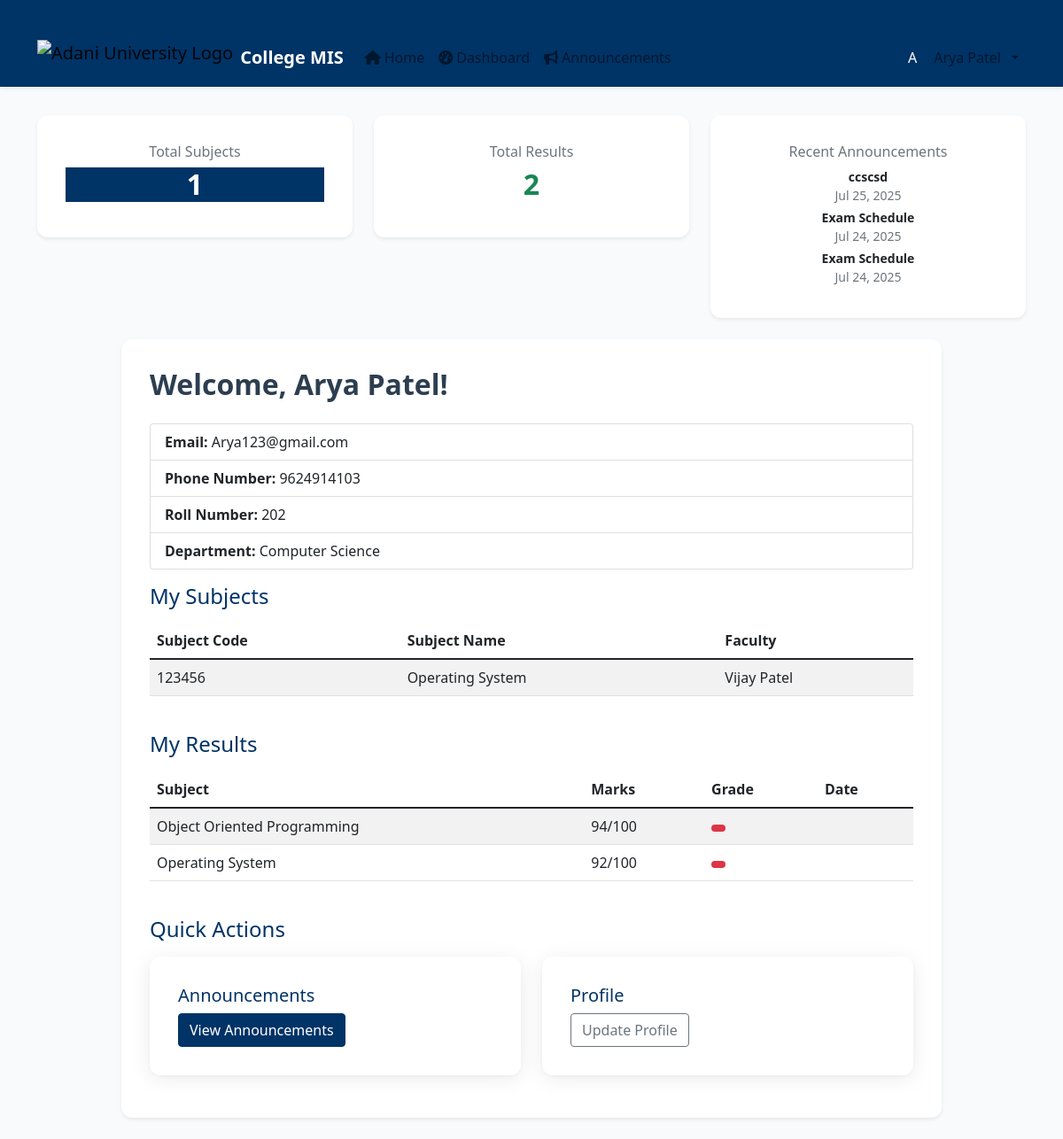
/students/dashboard/ (signed in), run on the app's committed database.
### core/models.py (models this page shows, shortened)
class User(AbstractUser):
    is_student = models.BooleanField(default=False)
    is_faculty = models.BooleanField(default=False)

class Announcement(models.Model):
    title = models.CharField(max_length=200)
    message = models.TextField()
    created_at = models.DateTimeField(auto_now_add=True)
    to_students = models.ManyToManyField(Student, blank=True)
    to_groups = models.CharField(max_length=100, blank=True)  # For group announcements
    created_by = models.ForeignKey(Faculty, on_delete=models.SET_NULL, null=True, blank=True)

class Student(models.Model):
    DEPARTMENT_CHOICES = [
        ('computer_science', 'Computer Science'),
        ('information_technology', 'Information Technology'),
        ('electronics', 'Electronics & Communication'),
        ('mechanical', 'Mechanical Engineering'),
        ('civil', 'Civil Engineering'),
        ('electrical', 'Electrical Engineering'),
        ('other', 'Other'),
    ]
    user = models.OneToOneField('core.User', on_delete=models.CASCADE)
    roll_number = models.CharField(max_length=20, unique=True)
    phone_number = models.CharField(max_length=20, blank=True)
    department = models.CharField(max_length=50, choices=DEPARTMENT_CHOICES, default='computer_science')
    subjects = models.ManyToManyField(Subject, blank=True)

class Subject(models.Model):
    name = models.CharField(max_length=100)
    code = models.CharField(max_length=20, unique=True, null=True, blank=True)
    faculty = models.ForeignKey(Faculty, on_delete=models.SET_NULL, null=True, blank=True)

class Faculty(models.Model):
    user = models.OneToOneField('core.User', on_delete=models.CASCADE)
    phone_number = models.CharField(max_length=20, blank=True)
    department = models.CharField(max_length=100, blank=True)

class Result(models.Model):
    student = models.ForeignKey(Student, on_delete=models.CASCADE)
    subject = models.ForeignKey(Subject, on_delete=models.CASCADE)
    marks = models.IntegerField()
    grade = models.CharField(max_length=2, blank=True)

### students/views.py (the view)
# urls.py: path('dashboard/', student_dashboard, name='student_dashboard'),
@login_required
def student_dashboard(request):
    try:
        if not hasattr(request.user, 'student') or not request.user.student:
            messages.error(request, 'You do not have a student profile. Please contact the administrator.')
            return redirect('home')
        student = request.user.student
        subjects = student.subjects.all()
        results = Result.objects.filter(student=student)
        total_subjects = subjects.count()
        total_results = results.count()
        recent_announcements = Announcement.objects.all().order_by('-created_at')[:3]
        return render(request, 'students/dashboard.html', {
            'student': student,
            'subjects': subjects,
            'results': results,
            'total_subjects': total_subjects,
            'total_results': total_results,
            'recent_announcements': recent_announcements,
        })
    except Exception as e:
        messages.error(request, f'Error loading dashboard: {str(e)}')
        return redirect('home')

### templates/students/dashboard.html (shortened to what this page needs)
{% extends 'base.html' %}
{% block content %}
<div class="row mb-4">
  <div class="col-md-4">
    <div class="card text-center shadow-sm border-0">
      <div class="card-body">
        <h6 class="text-muted">Total Subjects</h6>
        <h2 class="fw-bold text-primary">{{ total_subjects }}</h2>
      </div>
    </div>
  </div>
  <div class="col-md-4">
    <div class="card text-center shadow-sm border-0">
      <div class="card-body">
        <h6 class="text-muted">Total Results</h6>
        <h2 class="fw-bold text-success">{{ total_results }}</h2>
      </div>
    </div>
  </div>
  <div class="col-md-4">
    <div class="card text-center shadow-sm border-0">
      <div class="card-body">
        <h6 class="text-muted">Recent Announcements</h6>
        <ul class="list-unstyled mb-0">
          {% for ann in recent_announcements %}
            <li class="small mb-1">
              <strong>{{ ann.title }}</strong><br>
              <span class="text-muted">{{ ann.created_at|date:"M d, Y" }}</span>
            </li>
          {% empty %}
            <li class="text-muted">No announcements</li>
          {% endfor %}
        </ul>
      </div>
    </div>
  </div>
</div>
<div class="row justify-content-center">
  <div class="col-md-10">
    <div class="card shadow-sm mb-4">
      <div class="card-body">
        <h2 class="mb-4">Welcome, {{ student.user.first_name }}!</h2>
        <ul class="list-group mb-3">
          <li class="list-group-item"><strong>Email:</strong> {{ student.user.email }}</li>
          <li class="list-group-item"><strong>Phone Number:</strong> {{ student.phone_number }}</li>
          <li class="list-group-item"><strong>Roll Number:</strong> {{ student.roll_number }}</li>
          <li class="list-group-item"><strong>Department:</strong> {{ student.get_department_display }}</li>
        </ul>
        <h4 class="mb-3">My Subjects</h4>
        {% if subjects %}
          <div class="table-responsive mb-4">
            <table class="table table-striped">
              <thead>
                <tr>
                  <th>Subject Code</th>
                  <th>Subject Name</th>
                  <th>Faculty</th>
                </tr>
              </thead>
              <tbody>
                {% for subject in subjects %}
                  <tr>
                    <td>{{ subject.code }}</td>
                    <td>{{ subject.name }}</td>
                    <td>{{ subject.faculty.user.first_name }} {{ subject.faculty.user.last_name }}</td>
                  </tr>
                {% endfor %}
              </tbody>
            </table>
          </div>
        {% else %}
          <div class="alert alert-info">You are not assigned to any subjects yet.</div>
        {% endif %}
        <h4 class="mb-3">My Results</h4>
        {% if results %}
          <div class="table-responsive mb-4">
            <table class="table table-striped">
              <thead>
                <tr>
                  <th>Subject</th>
                  <th>Marks</th>
                  <th>Grade</th>
                  <th>Date</th>
                </tr>
              </thead>
              <tbody>
                {% for result in results %}
                  <tr>
                    <td>{{ result.subject.name }}</td>
                    <td>{{ result.marks }}/100</td>
                    <td>
                      <span class="badge {% if result.grade == 'A' %}bg-success{% elif result.grade == 'B' %}bg-primary{% elif result.grade == 'C' %}bg-warning{% else %}bg-danger{% endif %}">
                      </span>
                    </td>
                    <td>{{ result.created_at|date:"M d, Y" }}</td>
                  </tr>
                {% endfor %}
              </tbody>
            </table>
          </div>
        {% else %}
          <div class="alert alert-info">No results available yet.</div>
        {% endif %}
        <h4 class="mb-3">Quick Actions</h4>
        <div class="row">
          <div class="col-md-6">
            <div class="card mb-3">
              <div class="card-body">
                <h5 class="card-title">Announcements</h5>
                <a href="{% url 'announcement_list' %}" class="btn btn-primary">View Announcements</a>
              </div>
            </div>
          </div>
          <div class="col-md-6">
            <div class="card mb-3">
              <div class="card-body">
                <h5 class="card-title">Profile</h5>
                <a href="#" class="btn btn-outline-secondary">Update Profile</a>
              </div>
            </div>
          </div>
        </div>
      </div>
    </div>
  </div>
</div>
{% endblock %}

### templates/base.html (shortened to what this page needs)
{% load static %}
<!DOCTYPE html>
<html lang="en">
<head>
    <link href="https://cdn.jsdelivr.net/npm/bootstrap@5.1.3/dist/css/bootstrap.min.css" rel="stylesheet">
    <link rel="stylesheet" href="https://cdnjs.cloudflare.com/ajax/libs/font-awesome/6.0.0/css/all.min.css">
    <link rel="stylesheet" href="{% static 'css/styles.css' %}">
</head>
<body>
    <nav class="navbar navbar-expand-lg navbar-light bg-white shadow-sm py-2 sticky-top">
        <div class="container">
            <a class="navbar-brand d-flex align-items-center gap-2" href="{% url 'home' %}">
                <img src="https://www.sikshapedia.com/public/data/colleges/adani-university-ahmedabad-gujarat/adani-university-ahmedabad-gujarat-logo.webp" alt="Adani University Logo" style="height: 40px;" class="align-middle"/>
                <span class="fw-bold text-primary">College MIS</span>
            </a>
            <div class="collapse navbar-collapse" id="navbarNav">
                <ul class="navbar-nav me-auto mb-2 mb-lg-0">
                    <li class="nav-item">
                        <a class="nav-link" href="{% url 'home' %}">
                            <i class="fas fa-home me-1"></i>Home
                        </a>
                    </li>
                    {% if user.is_authenticated %}
                        <li class="nav-item">
                            <a class="nav-link" href="{% url 'dashboard' %}">
                                <i class="fas fa-tachometer-alt me-1"></i>Dashboard
                            </a>
                        </li>
                        <li class="nav-item">
                            <a class="nav-link" href="{% url 'announcement_list' %}">
                                <i class="fas fa-bullhorn me-1"></i>Announcements
                            </a>
                        </li>
                    {% endif %}
                </ul>
                <ul class="navbar-nav ms-auto mb-2 mb-lg-0">
                    {% if user.is_authenticated %}
                        <li class="nav-item dropdown">
                            <a class="nav-link dropdown-toggle d-flex align-items-center gap-2" href="#" id="userDropdown" role="button" data-bs-toggle="dropdown">
                                <span class="avatar bg-primary text-white rounded-circle d-inline-flex justify-content-center align-items-center" style="width:32px;height:32px;font-size:1rem;">
                                    {% if user.first_name %}{{ user.first_name|slice:":1"|upper }}{% else %}{{ user.username|slice:":1"|upper }}{% endif %}
                                </span>
                                <span class="d-none d-md-inline">{{ user.first_name }} {{ user.last_name }}</span>
                            </a>
                        </li>
                    {% endif %}
                </ul>
            </div>
        </div>
    </nav>
    <main class="container mt-4">
        {% block content %}{% endblock %}
    </main>
</body>
</html>

### static/css/styles.css (style rules this page uses)
body { font-family: 'Segoe UI', 'Roboto', 'Arial', sans-serif; background-color: #f8fafc; }
.navbar, .bg-primary { background-color: #003366 !important; }
.text-primary, .btn-primary { color: #fff !important; background-color: #003366 !important; border-color: #003366 !important; }
h1, h2, h3, h4, h5, h6 { font-family: 'Segoe UI', 'Roboto', 'Arial', sans-serif; color: #003366; }
a { color: #003366; }
.navbar-brand img { height: 40px; }
.navbar { margin-bottom: 2rem; }
.container { margin-top: 2rem; }
.card { border-radius: 12px; box-shadow: 0 4px 24px rgba(0,0,0,0.08), 0 1.5px 4px rgba(0,0,0,0.03); border: none; background: #fff; }
.card-body { padding: 2rem; }
h2 { font-weight: 600; color: #2c3e50; }

### data on the page
User: first_name "A", first_name "Arya Patel"
Announcement: title "ccscsd", created_at "Jul 25, 2025"
Announcement: title "Exam Schedule", created_at "Jul 24, 2025"
Announcement: title "Exam Schedule", created_at "Jul 24, 2025"
Student: user.first_name "Arya Patel", user.email "Arya123@gmail.com", phone_number "9624914103", roll_number "202", department "Computer Science"
Subject: code "123456", name "Operating System", faculty.user.first_name "Vijay Patel"
Result: subject.name "Object Oriented Programming", marks "94"
Result: subject.name "Operating System", marks "92"

### other printed values
{{ total_subjects }} "1"
{{ total_results }} "2"
